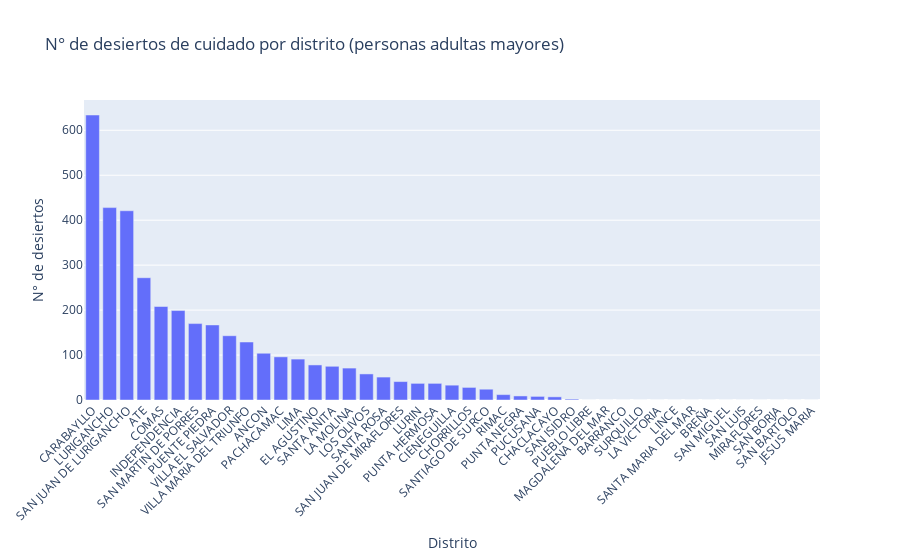

The cell this chart's notebook holds for it:
### Code cell
# Create an interactive bar chart using Plotly
fig = px.bar(summary_table, x='NOMBDIST', y='desierto_am_recalc',
             labels={'desierto_am_recalc': 'N° de desiertos', 'NOMBDIST': 'Distrito'},
             title='N° de desiertos de cuidado por distrito (personas adultas mayores)')

# Improve layout for better readability
fig.update_layout(xaxis_tickangle=-45)

# Show the plot
fig.show()

### Figure 1 — Plotly figure (JSON) as saved in the notebook; plotly's stock layout.template omitted (floating-point values rounded to 4 significant figures)
{"data": [{"alignmentgroup": "True", "hovertemplate": "Distrito=%{x}<br>N° de desiertos=%{y}<extra></extra>", "legendgroup": "", "marker": {"color": "#636efa", "pattern": {"shape": ""}}, "name": "", "offsetgroup": "", "orientation": "v", "showlegend": false, "textposition": "auto", "type": "bar", "x": ["CARABAYLLO", "LURIGANCHO", "SAN JUAN DE LURIGANCHO", "ATE", "COMAS", "INDEPENDENCIA", "SAN MARTIN DE PORRES", "PUENTE PIEDRA", "VILLA EL SALVADOR", "VILLA MARIA DEL TRIUNFO", "ANCON", "PACHACAMAC", "LIMA", "EL AGUSTINO", "SANTA ANITA", "LA MOLINA", "LOS OLIVOS", "SANTA ROSA", "SAN JUAN DE MIRAFLORES", "LURIN", "PUNTA HERMOSA", "CIENEGUILLA", "CHORRILLOS", "SANTIAGO DE SURCO", "RIMAC", "PUNTA NEGRA", "PUCUSANA", "CHACLACAYO", "SAN ISIDRO", "PUEBLO LIBRE", "MAGDALENA DEL MAR", "BARRANCO", "SURQUILLO", "LA VICTORIA", "LINCE", "SANTA MARIA DEL MAR", "BREÑA", "SAN MIGUEL", "SAN LUIS", "MIRAFLORES", "SAN BORJA", "SAN BARTOLO", "JESUS MARIA"], "xaxis": "x", "y": [634, 428, 421, 272, 208, 199, 170, 167, 143, 129, 104, 96, 91, 78, 75, 71, 58, 51, 41, 37, 37, 33, 28, 24, 12, 9, 8, 7, 2, 0, 0, 0, 0, 0, 0, 0, 0, 0, 0, 0, 0, 0, 0], "yaxis": "y"}], "layout": {"barmode": "relative", "legend": {"tracegroupgap": 0}, "title": {"text": "N° de desiertos de cuidado por distrito (personas adultas mayores)"}, "xaxis": {"anchor": "y", "domain": [0, 1], "tickangle": -45, "title": {"text": "Distrito"}}, "yaxis": {"anchor": "x", "domain": [0, 1], "title": {"text": "N° de desiertos"}}}}
